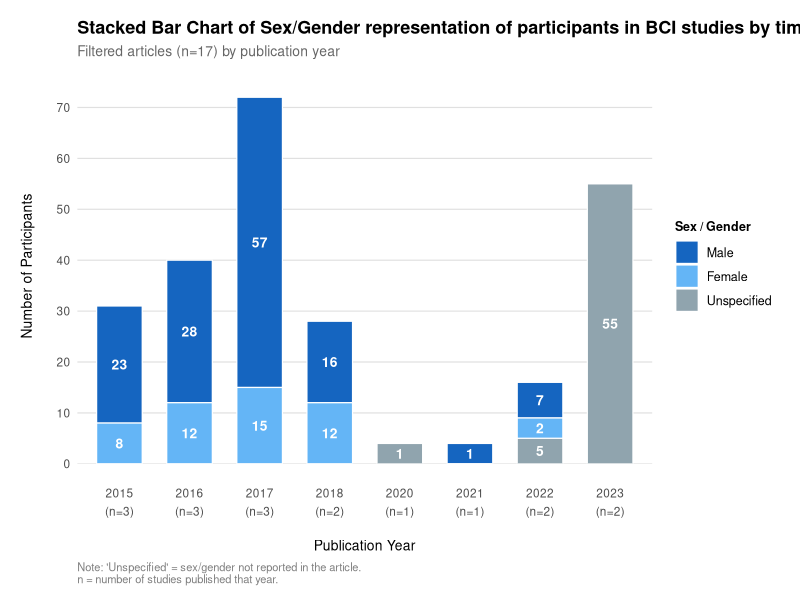
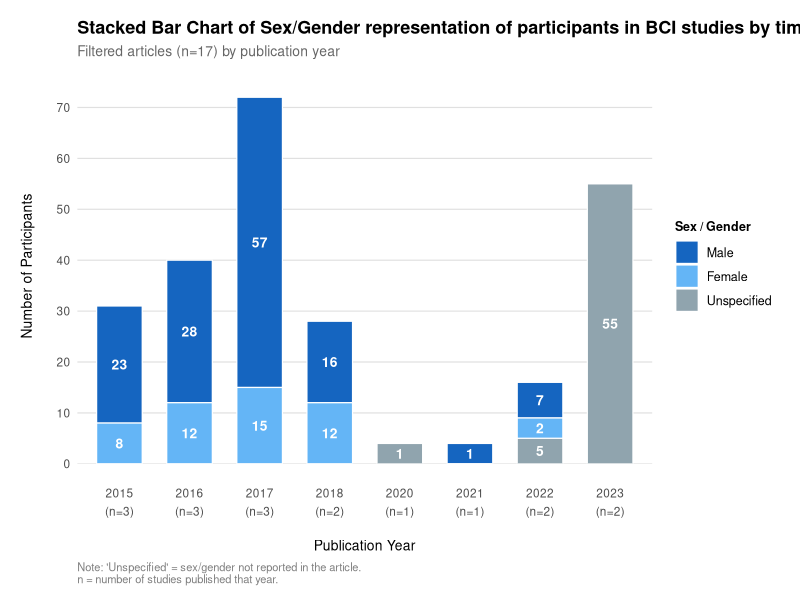

Generate these figures, in order, with R:
# Remove note to install packages if not done before
#install.packages(c("ggplot2", "dplyr", "tidyr", "scales")

library(ggplot2)
library(dplyr)
library(tidyr)
library(scales)


# Data withou csv (Remove #Note to use)
#data <- data.frame(
#  article = c(
#   "Rehabilitation of hand in subacute tetraplegic patients",
#    "Long-Term Training with BMI-Based Gait Protocol",
#   "Decoding of Pain Perception - Case Study",
#    "Motor imagery in SCI modulated by somatotopic coding",
#    "Influence of central neuropathic pain on BCI performance",
#   "Optimized AI technique for identifying motor imagery from EEGs",
#    "Effects of BCI-controlled FES on Shoulder Subluxation",
#    "DiSCIoser RCT",
#    "BCI targeting non-motor functions - case report",
#    "Clustered ERSP feature in right hand motor imagery",
#    "Coherence based GCN for motor imagery after SCI",
#    "Preservation of hand movement representation in amputees",
#    "Surface EEG-tDCS Closed-Loop System",
#    "Imagine squeezing a cactus - affective motor imagery",
#    "Effects of Peripheral Haptic Feedback on BCI Control",
#   "Hybrid BCI and FES for Tetraplegia",
#    "Training with BMI visuotactile feedback and locomotion"
#  ),
#  year        = c(2016,2016,2020,2017,2015,2022,2016,2023,2015,2022,2023,2017,2017,2018,2021,2015,2018,2012),
#  male        = c(  12,   6,   0,  42,  20,   0,  10,   0,   1,   7,   0,  12,   3,  10,   1,   2,   6, 2),
#  female      = c(   0,   2,   0,   7,   8,   0,  10,   0,   0,   2,   0,   5,   3,  10,   0,   0,   2, 0),
#  unspecified = c(   0,   0,   1,   0,   0,   5,   0,  30,   0,   0,  25,   0,   0,   0,   0,   0,   0, 0),
#  stringsAsFactors = FALSE
#)

# Loading Data From .csv

data <- read.csv("Figure6DataExtraction.csv", stringsAsFactors = FALSE)
names(data) <- c("article", "year", "male", "female", "unspecified")

# Aggregate by year

years_with_data <- sort(unique(data$year))
year_chars      <- as.character(years_with_data)

male_sum  <- tapply(data$male,          data$year, sum)[year_chars]
fem_sum   <- tapply(data$female,        data$year, sum)[year_chars]
unsp_sum  <- tapply(data$unspecified,   data$year, sum)[year_chars]
n_studies <- tapply(rep(1, nrow(data)), data$year, sum)[year_chars]

for (y in year_chars) {
  cat(y, "| Studies:", n_studies[y],
      "| Male:", male_sum[y], "| Female:", fem_sum[y],
      "| Unspecified:", unsp_sum[y],
      "| Total:", male_sum[y]+fem_sum[y]+unsp_sum[y], "\n")
}




n_years <- length(years_with_data)

agg <- data.frame(
  year  = rep(years_with_data, 3),
  Sex   = c(rep("Male",n_years), rep("Female",n_years), rep("Unspecified",n_years)),
  Count = c(male_sum[year_chars], fem_sum[year_chars], unsp_sum[year_chars]),
  stringsAsFactors = FALSE
)

x_labels        <- paste0(years_with_data, "\n(n=", n_studies[year_chars], ")")
names(x_labels) <- years_with_data

agg$year_label <- factor(x_labels[as.character(agg$year)], levels = x_labels)
agg$Sex        <- factor(agg$Sex, levels = c("Male","Female","Unspecified"))

agg$display_count <- ifelse(agg$Count > 0 & agg$Count < 4, 4, agg$Count)

# Plotting

fig6 <- ggplot(agg, aes(x = year_label, y = display_count, fill = Sex)) +
  
  geom_bar(stat = "identity", position = "stack",
           width = 0.65, color = "white", linewidth = 0.4) +
  
  geom_text(
    data     = agg[agg$Count > 0, ],
    aes(label = Count),
    position = position_stack(vjust = 0.5),
    color = "white", size = 3.5, fontface = "bold", family = "Helvetica"
  ) +
  
  scale_fill_manual(
    values = c("Male"="#1565C0","Female"="#64B5F6","Unspecified"="#90A4AE"),
    name   = "Sex / Gender"
  ) +
  
  scale_y_continuous(expand = expansion(mult=c(0,0.08)), breaks = pretty_breaks(n=6)) +
  
  labs(
    title    = "Stacked Bar Chart of Sex/Gender representation of participants in BCI studies by time periods",
    subtitle = "Filtered articles (n=17) by publication year",
    x        = "Publication Year",
    y        = "Number of Participants",
    caption  = "Note: 'Unspecified' = sex/gender not reported in the article.\nn = number of studies published that year."
  ) +
  
  theme_minimal(base_family = "Helvetica") +
  theme(
    plot.title         = element_text(size=13, face="bold", hjust=0),
    plot.subtitle      = element_text(size=10, color="grey40", hjust=0),
    plot.caption       = element_text(size=8,  color="grey50", hjust=0),
    axis.title.x = element_text(size = 10, margin = margin(t = 15)),
    axis.title.y = element_text(size = 10, margin = margin(r = 15)),
    axis.text.x  = element_text(size = 8.5, lineheight = 1.3, margin = margin(t = 15)),
    axis.text          = element_text(size=8.5),
    legend.title       = element_text(size=9, face="bold"),
    legend.text        = element_text(size=9),
    legend.position    = "right",
    panel.grid.major.x = element_blank(),
    panel.grid.minor   = element_blank(),
    panel.grid.major.y = element_line(color="grey88", linewidth=0.4),
    plot.margin        = margin(t=15, r=15, b=10, l=15)
  )

print(fig6)

ggsave("figure6_sex_demographics.png",
       plot=fig6, width=12, height=7, dpi=300, bg="white")
